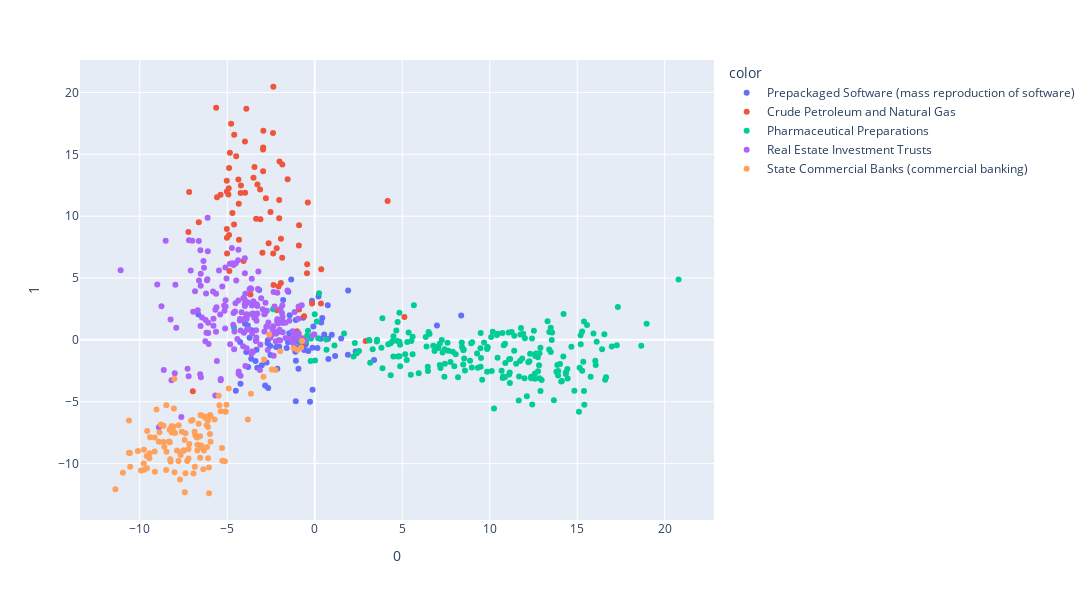

Notebook source saved alongside this figure:
### Code cell
plot_pca = std_func.pca_visualize_2d(doc_vec_2, df.loc[:,["name","SIC_desc"]])

### Figure 1 — Plotly figure (JSON) as saved in the notebook; plotly's stock layout.template omitted (floating-point values rounded to 4 significant figures; data arrays with more than 128 entries replaced by an {"elided": "..."} marker saying what was removed)
{"data": [{"customdata": {"elided": "80x2 str values"}, "hovertemplate": "color=Prepackaged Software (mass reproduction of software)<br>0=%{x}<br>1=%{y}<br>name=%{customdata[0]}<br>industry=%{customdata[1]}<extra></extra>", "legendgroup": "Prepackaged Software (mass reproduction of software)", "marker": {"color": "#636efa", "symbol": "circle"}, "mode": "markers", "name": "Prepackaged Software (mass reproduction of software)", "orientation": "v", "showlegend": true, "type": "scatter", "x": [-1.455, -2.003, -2.134, -0.9274, 0.7808, -1.084, -0.8995, -0.8382, -2.528, -1.078, -2.186, 0.3415, -3.597, -2.03, -0.7098, -0.5378, -3.175, -0.9628, -1.105, -2.136, -0.3667, -1.318, 6.985, 8.371, -2.677, -2.691, -3.719, -4.261, -2.206, -0.5021, -1.43, 0.4321, -3.984, -1.804, -0.658, 0.9735, -0.2693, 0.3725, -3.628, -3.382, -2.752, -0.6978, -1.825, -2.833, 0.5454, 2.339, 3.392, 0.156, -1.343, -0.9216, -4.24, 1.165, -4.508, 0.7679, 1.897, -2.038, 1.909, -2.543, -3.026, -3.806, -1.084, -3.91, -1.603, -0.1549, 0.7465, -0.5613, -0.8453, -2.658, -3.326, 0.2153, -1.508, -1.525, -6.65, -0.1236, -0.6023, -0.1231, -0.07752, -3.822, -3.281, 1.51], "xaxis": "x", "y": [0.5247, 0.6836, 1.492, -2.342, -1.546, 1.61, -0.1044, -0.06892, -1.218, -1.682, 0.5838, 0.09692, 0.7832, -0.5555, -0.07884, -0.4172, 4.029, -0.1132, -0.9605, -2.33, -0.9094, 0.01671, 1.165, 1.975, -0.03411, -0.2743, 0.1682, -0.17, -0.5813, -0.3218, 1.98, 1.771, 1.301, 3.227, 1.786, 0.4091, -5.006, 1.4, -1.536, -1.701, -1.827, 0.006477, 1.46, -3.685, 0.4259, -0.9461, -1.621, -0.6582, 4.879, 0.4905, -3.544, -1.309, -4.114, 0.09354, -1.213, -0.02451, 4.0, -0.5017, -2.047, -2.187, -4.959, -0.9772, -0.6687, 3.154, 2.793, -0.1264, -0.5241, -3.886, -0.8016, 3.512, 3.886, -0.1865, 2.042, -4.035, -0.814, -0.6387, 1.084, 1.155, -2.256, 0.09953], "yaxis": "y"}, {"customdata": {"elided": "80x2 str values"}, "hovertemplate": "color=Crude Petroleum and Natural Gas<br>0=%{x}<br>1=%{y}<br>name=%{customdata[0]}<br>industry=%{customdata[1]}<extra></extra>", "legendgroup": "Crude Petroleum and Natural Gas", "marker": {"color": "#EF553B", "symbol": "circle"}, "mode": "markers", "name": "Crude Petroleum and Natural Gas", "orientation": "v", "showlegend": true, "type": "scatter", "x": [-4.339, -4.879, 5.125, -6.965, -4.066, -0.6036, -0.6361, 2.91, -2.347, -5.021, -1.016, -5.016, -2.16, -4.363, -3.976, 0.358, -5.024, -3.907, -4.777, -1.547, -4.913, -2.949, -0.7171, -2.372, 4.167, -3.122, -4.847, -2.936, -3.347, -2.172, -2.383, -4.934, -2.031, -2.945, -1.93, -7.218, 0.3724, -5.027, -4.6, -4.231, -3.101, -4.611, -0.4412, -0.4303, -2.988, -4.894, -2.528, -3.275, -2.014, -1.859, -2.953, -0.3952, -2.065, -5.381, -0.8947, -7.173, -2.363, -6.625, -4.215, -2.356, -5.631, -5.584, -2.031, -0.6673, -3.5, -0.1504, -0.9043, -3.987, -3.442, -1.933, -2.634, -2.792, -1.85, -4.895, -0.8925, -4.703, -4.326, -3.673, -4.487, -5.01], "xaxis": "x", "y": [11.01, 5.563, 1.846, -4.158, 6.384, 1.917, -0.2038, -0.09811, 0.5331, 12.0, 0.6888, 8.257, 2.387, 12.96, 11.9, 2.942, 8.956, 18.69, 17.47, 12.98, 12.25, 13.63, 0.1278, 6.983, 11.23, 12.16, 15.12, 16.9, 9.783, 7.403, 16.72, 11.75, 11.31, 15.55, 8.169, 8.712, 5.703, 12.87, 16.59, 11.86, 9.748, 9.326, 5.388, 6.117, 7.036, 13.89, 10.33, 12.55, 14.41, 6.644, 15.39, 11.11, 4.304, 11.73, 2.464, 11.94, 20.46, 9.501, 12.49, 4.441, 18.76, 11.53, 9.832, -0.01507, 13.11, 2.938, 7.631, 16.04, 13.98, 4.606, 7.809, 11.45, 14.18, 8.481, 9.274, 10.25, 8.085, 3.661, 14.84, 6.981], "yaxis": "y"}, {"customdata": {"elided": "208x2 str values"}, "hovertemplate": "color=Pharmaceutical Preparations<br>0=%{x}<br>1=%{y}<br>name=%{customdata[0]}<br>industry=%{customdata[1]}<extra></extra>", "legendgroup": "Pharmaceutical Preparations", "marker": {"color": "#00cc96", "symbol": "circle"}, "mode": "markers", "name": "Pharmaceutical Preparations", "orientation": "v", "showlegend": true, "type": "scatter", "x": {"elided": "208 float values"}, "xaxis": "x", "y": {"elided": "208 float values"}, "yaxis": "y"}, {"customdata": {"elided": "191x2 str values"}, "hovertemplate": "color=Real Estate Investment Trusts<br>0=%{x}<br>1=%{y}<br>name=%{customdata[0]}<br>industry=%{customdata[1]}<extra></extra>", "legendgroup": "Real Estate Investment Trusts", "marker": {"color": "#ab63fa", "symbol": "circle"}, "mode": "markers", "name": "Real Estate Investment Trusts", "orientation": "v", "showlegend": true, "type": "scatter", "x": {"elided": "191 float values"}, "xaxis": "x", "y": {"elided": "191 float values"}, "yaxis": "y"}, {"customdata": {"elided": "116x2 str values"}, "hovertemplate": "color=State Commercial Banks (commercial banking)<br>0=%{x}<br>1=%{y}<br>name=%{customdata[0]}<br>industry=%{customdata[1]}<extra></extra>", "legendgroup": "State Commercial Banks (commercial banking)", "marker": {"color": "#FFA15A", "symbol": "circle"}, "mode": "markers", "name": "State Commercial Banks (commercial banking)", "orientation": "v", "showlegend": true, "type": "scatter", "x": [-9.922, -9.573, -9.77, -6.925, -10.11, -8.261, -7.699, -2.244, -8.789, -5.376, -5.103, -2.597, -8.467, -7.289, -9.436, -8.075, -9.042, -8.018, -9.134, -7.386, -6.234, -6.392, -6.863, -8.288, -10.62, -9.144, -6.524, -7.5, -8.329, -7.678, -2.93, -6.748, -8.12, -8.048, -4.911, -8.639, -10.56, -7.587, -8.014, -3.821, -11.39, -1.97, -9.409, -8.646, -7.776, -2.894, -6.984, -5.488, -6.164, -5.044, -6.33, -6.04, -6.368, -5.299, -5.952, -6.723, -7.662, -9.604, -5.952, -6.629, -7.062, -5.722, -7.483, -9.146, -6.822, -7.783, -10.61, -5.09, -7.207, -8.482, -6.094, -6.851, -6.496, -5.135, -7.421, -7.387, -5.281, -6.175, -9.751, -0.7245, -6.152, -8.233, -8.906, -10.96, -6.551, -6.703, -7.209, -8.28, -1.201, -7.982, -2.446, -10.54, -8.596, -6.101, -8.486, -7.868, -8.17, -5.977, -8.871, -7.432, -6.707, -9.753, -5.987, -6.226, -5.447, -6.1, -0.9811, -8.183, -9.443, -0.7759, -6.046, -7.164, -6.487, -6.545, -3.645, -9.587], "xaxis": "x", "y": [-10.57, -7.365, -10.0, -10.81, -8.976, -9.657, -11.28, -2.43, -6.852, -5.782, -5.788, 0.4404, -9.046, -9.79, -9.162, -7.015, -5.628, -3.154, -10.66, -7.555, -6.279, -6.161, -7.42, -7.261, -9.127, -7.904, -6.065, -8.965, -8.228, -9.096, -2.986, -7.858, -7.235, -5.554, -3.929, -6.936, -9.141, -7.429, -10.69, -6.441, -12.08, -0.9289, -7.875, -8.268, -6.902, -1.595, -6.488, -4.516, -6.207, -5.241, -8.936, -12.4, -10.46, -8.749, -8.231, -7.892, -9.312, -9.385, -6.173, -6.778, -6.545, -6.445, -8.916, -9.03, -7.718, -9.794, -6.514, -5.812, -9.599, -5.286, -9.582, -10.26, -8.68, -9.813, -12.31, -10.78, -9.765, -6.913, -10.5, -0.09983, -8.657, -9.835, -8.23, -10.74, -7.792, -8.484, -8.825, -8.285, -0.681, -7.526, -2.405, -10.25, -8.643, -6.528, -10.53, -8.943, -7.49, -6.07, -7.468, -8.087, -8.949, -8.881, -7.605, -6.34, -5.283, -7.037, -0.8246, -6.978, -9.577, -0.6208, -10.32, -8.417, -8.537, -9.528, -4.363, -10.39], "yaxis": "y"}], "layout": {"height": 600, "legend": {"title": {"text": "color"}, "tracegroupgap": 0}, "margin": {"t": 60}, "width": 1200, "xaxis": {"anchor": "y", "autorange": true, "domain": [0, 1], "range": [-13.38, 22.79], "title": {"text": "0"}, "type": "linear"}, "yaxis": {"anchor": "x", "autorange": true, "domain": [0, 1], "range": [-14.56, 22.63], "title": {"text": "1"}, "type": "linear"}}}
